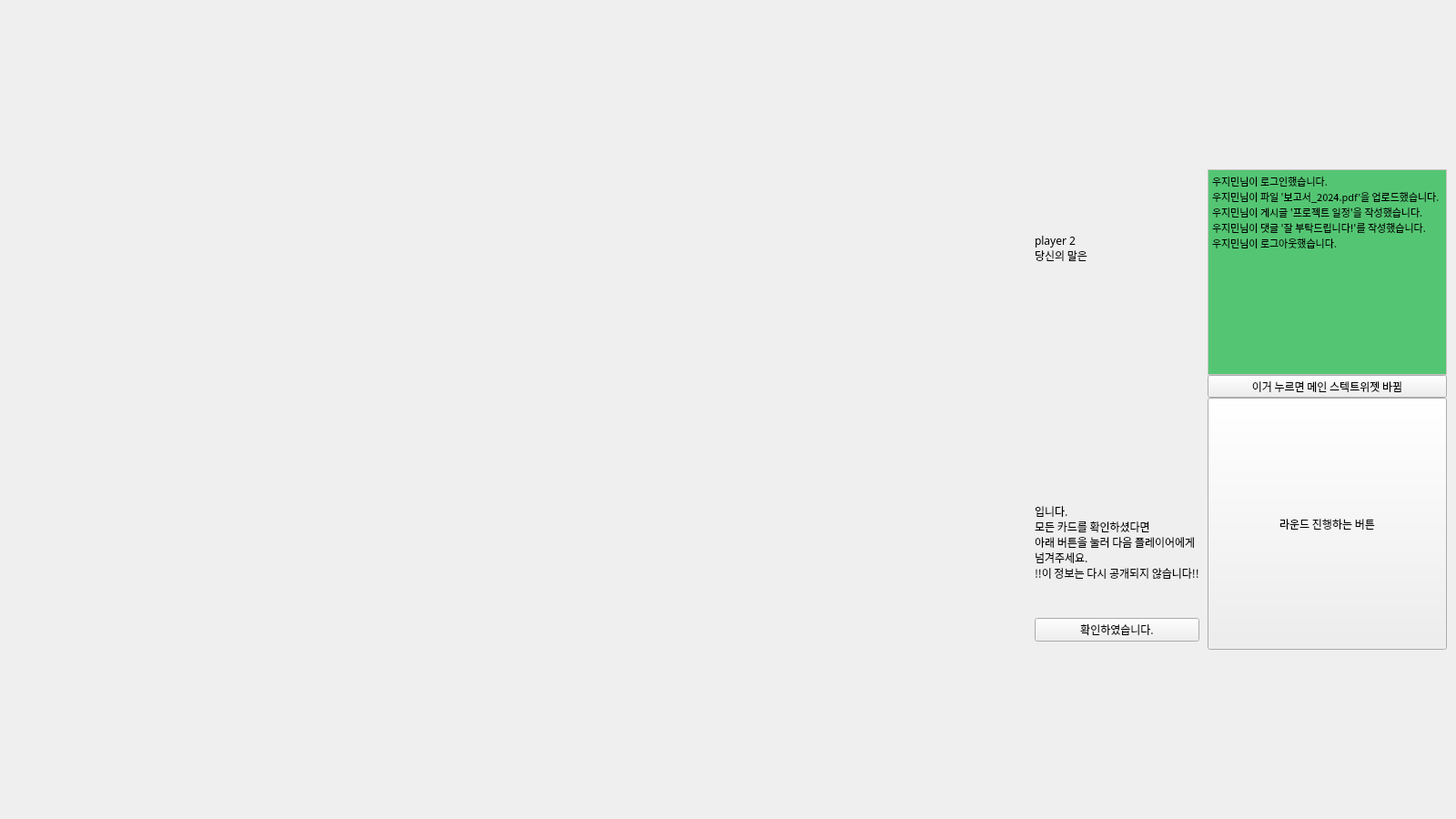
<?xml version="1.0" encoding="UTF-8"?>
<ui version="4.0">
 <class>MainWindow</class>
 <widget class="QMainWindow" name="MainWindow">
  <property name="geometry">
   <rect>
    <x>0</x>
    <y>0</y>
    <width>1600</width>
    <height>900</height>
   </rect>
  </property>
  <property name="minimumSize">
   <size>
    <width>1600</width>
    <height>900</height>
   </size>
  </property>
  <property name="windowTitle">
   <string>Agricola_내가너무시대에뒤떨어진사람인가</string>
  </property>
  <widget class="QWidget" name="centralwidget">
   <layout class="QVBoxLayout" name="verticalLayout_2">
    <property name="spacing">
     <number>0</number>
    </property>
    <property name="leftMargin">
     <number>10</number>
    </property>
    <property name="topMargin">
     <number>10</number>
    </property>
    <property name="rightMargin">
     <number>10</number>
    </property>
    <property name="bottomMargin">
     <number>10</number>
    </property>
    <item>
     <layout class="QVBoxLayout" name="verticalLayout" stretch="1,3,1">
      <property name="spacing">
       <number>0</number>
      </property>
      <property name="sizeConstraint">
       <enum>QLayout::SetDefaultConstraint</enum>
      </property>
      <item>
       <layout class="QHBoxLayout" name="horizontalLayout_3" stretch="1,1">
        <property name="spacing">
         <number>0</number>
        </property>
        <property name="sizeConstraint">
         <enum>QLayout::SetMaximumSize</enum>
        </property>
        <property name="rightMargin">
         <number>0</number>
        </property>
        <item>
         <widget class="QWidget" name="player_0_border" native="true">
          <property name="minimumSize">
           <size>
            <width>12</width>
            <height>0</height>
           </size>
          </property>
          <property name="styleSheet">
           <string notr="true"/>
          </property>
          <layout class="QHBoxLayout" name="horizontalLayout_11" stretch="2,1,1">
           <property name="spacing">
            <number>0</number>
           </property>
           <property name="leftMargin">
            <number>1</number>
           </property>
           <property name="topMargin">
            <number>1</number>
           </property>
           <property name="rightMargin">
            <number>1</number>
           </property>
           <property name="bottomMargin">
            <number>1</number>
           </property>
           <item>
            <layout class="QVBoxLayout" name="frm_p0_0"/>
           </item>
           <item>
            <layout class="QVBoxLayout" name="frm_p0_1"/>
           </item>
           <item>
            <layout class="QVBoxLayout" name="frm_p0_2">
             <property name="spacing">
              <number>6</number>
             </property>
            </layout>
           </item>
          </layout>
         </widget>
        </item>
        <item>
         <widget class="QWidget" name="player_1_border" native="true">
          <property name="minimumSize">
           <size>
            <width>111</width>
            <height>0</height>
           </size>
          </property>
          <layout class="QHBoxLayout" name="horizontalLayout_12" stretch="2,1,1">
           <property name="spacing">
            <number>0</number>
           </property>
           <property name="leftMargin">
            <number>1</number>
           </property>
           <property name="topMargin">
            <number>1</number>
           </property>
           <property name="rightMargin">
            <number>1</number>
           </property>
           <property name="bottomMargin">
            <number>1</number>
           </property>
           <item>
            <layout class="QVBoxLayout" name="frm_p1_0"/>
           </item>
           <item>
            <layout class="QVBoxLayout" name="frm_p1_1"/>
           </item>
           <item>
            <layout class="QVBoxLayout" name="frm_p1_2"/>
           </item>
          </layout>
         </widget>
        </item>
       </layout>
      </item>
      <item>
       <layout class="QHBoxLayout" name="horizontalLayout_2" stretch="5,1">
        <property name="spacing">
         <number>0</number>
        </property>
        <property name="leftMargin">
         <number>0</number>
        </property>
        <item>
         <widget class="QStackedWidget" name="stackedWidget">
          <property name="font">
           <font>
            <family>Pretendard Medium</family>
           </font>
          </property>
          <property name="currentIndex">
           <number>4</number>
          </property>
          <widget class="QWidget" name="round_page">
           <layout class="QHBoxLayout" name="horizontalLayout_5" stretch="1,1">
            <property name="spacing">
             <number>0</number>
            </property>
            <property name="leftMargin">
             <number>0</number>
            </property>
            <property name="topMargin">
             <number>0</number>
            </property>
            <property name="rightMargin">
             <number>0</number>
            </property>
            <property name="bottomMargin">
             <number>0</number>
            </property>
            <item>
             <layout class="QGridLayout" name="gridLayout_2">
              <property name="spacing">
               <number>0</number>
              </property>
              <item row="0" column="0">
               <layout class="QVBoxLayout" name="basic_0"/>
              </item>
              <item row="1" column="0">
               <layout class="QVBoxLayout" name="basic_1"/>
              </item>
              <item row="2" column="0">
               <layout class="QVBoxLayout" name="basic_2"/>
              </item>
              <item row="3" column="0">
               <layout class="QVBoxLayout" name="basic_3"/>
              </item>
              <item row="4" column="0">
               <layout class="QVBoxLayout" name="basic_4"/>
              </item>
              <item row="0" column="1">
               <layout class="QVBoxLayout" name="basic_5"/>
              </item>
              <item row="1" column="1">
               <layout class="QVBoxLayout" name="basic_6"/>
              </item>
              <item row="2" column="1">
               <layout class="QVBoxLayout" name="basic_7"/>
              </item>
              <item row="3" column="1">
               <layout class="QVBoxLayout" name="basic_8"/>
              </item>
              <item row="4" column="1">
               <layout class="QVBoxLayout" name="basic_9"/>
              </item>
              <item row="0" column="2">
               <layout class="QVBoxLayout" name="basic_10"/>
              </item>
              <item row="1" column="2">
               <layout class="QVBoxLayout" name="basic_11"/>
              </item>
              <item row="2" column="2">
               <layout class="QVBoxLayout" name="basic_12"/>
              </item>
              <item row="3" column="2">
               <layout class="QVBoxLayout" name="basic_13"/>
              </item>
              <item row="4" column="2">
               <layout class="QVBoxLayout" name="basic_14"/>
              </item>
             </layout>
            </item>
            <item>
             <layout class="QGridLayout" name="gridLayout" rowstretch="1,1,1,1,1" columnstretch="1,1,1">
              <property name="spacing">
               <number>0</number>
              </property>
              <item row="0" column="0">
               <layout class="QVBoxLayout" name="basic_15"/>
              </item>
              <item row="1" column="0">
               <layout class="QVBoxLayout" name="basic_16"/>
              </item>
              <item row="2" column="0">
               <layout class="QVBoxLayout" name="basic_17"/>
              </item>
              <item row="3" column="0">
               <layout class="QVBoxLayout" name="basic_18"/>
              </item>
              <item row="4" column="0">
               <layout class="QVBoxLayout" name="basic_19"/>
              </item>
              <item row="0" column="1">
               <layout class="QVBoxLayout" name="basic_20"/>
              </item>
              <item row="1" column="1">
               <layout class="QVBoxLayout" name="basic_21"/>
              </item>
              <item row="2" column="1">
               <layout class="QVBoxLayout" name="basic_22"/>
              </item>
              <item row="3" column="1">
               <layout class="QVBoxLayout" name="basic_23"/>
              </item>
              <item row="4" column="1">
               <layout class="QVBoxLayout" name="basic_24"/>
              </item>
              <item row="0" column="2">
               <layout class="QVBoxLayout" name="basic_25"/>
              </item>
              <item row="1" column="2">
               <layout class="QVBoxLayout" name="basic_26"/>
              </item>
              <item row="2" column="2">
               <layout class="QVBoxLayout" name="basic_27"/>
              </item>
              <item row="3" column="2">
               <layout class="QVBoxLayout" name="basic_28"/>
              </item>
              <item row="4" column="2">
               <layout class="QVBoxLayout" name="basic_29"/>
              </item>
             </layout>
            </item>
           </layout>
          </widget>
          <widget class="QWidget" name="personal_page">
           <layout class="QHBoxLayout" name="horizontalLayout_6" stretch="5,1,4">
            <item>
             <layout class="QVBoxLayout" name="frm_main_field"/>
            </item>
            <item>
             <layout class="QVBoxLayout" name="frm_main_setUnit"/>
            </item>
            <item>
             <layout class="QVBoxLayout" name="frm_main_card"/>
            </item>
           </layout>
          </widget>
          <widget class="QWidget" name="start_page">
           <layout class="QVBoxLayout" name="verticalLayout_5" stretch="1,1">
            <item>
             <widget class="QLabel" name="lb_start">
              <property name="font">
               <font>
                <pointsize>30</pointsize>
               </font>
              </property>
              <property name="text">
               <string>아그리콜라</string>
              </property>
              <property name="alignment">
               <set>Qt::AlignCenter</set>
              </property>
             </widget>
            </item>
            <item>
             <widget class="QPushButton" name="GAMESTART_BUTTON">
              <property name="sizePolicy">
               <sizepolicy hsizetype="Minimum" vsizetype="Minimum">
                <horstretch>0</horstretch>
                <verstretch>0</verstretch>
               </sizepolicy>
              </property>
              <property name="text">
               <string>시작하기</string>
              </property>
             </widget>
            </item>
           </layout>
          </widget>
          <widget class="QWidget" name="page">
           <layout class="QHBoxLayout" name="horizontalLayout_10">
            <item>
             <widget class="QStackedWidget" name="sw_p0">
              <property name="currentIndex">
               <number>1</number>
              </property>
              <widget class="QWidget" name="page_2">
               <widget class="QPushButton" name="p0_show">
                <property name="geometry">
                 <rect>
                  <x>350</x>
                  <y>180</y>
                  <width>351</width>
                  <height>151</height>
                 </rect>
                </property>
                <property name="text">
                 <string>카드 확인하기</string>
                </property>
               </widget>
              </widget>
              <widget class="QWidget" name="p0_card_show"/>
             </widget>
            </item>
            <item>
             <layout class="QVBoxLayout" name="verticalLayout_4">
              <item>
               <widget class="QLabel" name="label">
                <property name="text">
                 <string>player 1
당신의 말은</string>
                </property>
               </widget>
              </item>
              <item>
               <widget class="QLabel" name="label_5">
                <property name="styleSheet">
                 <string notr="true">border-image: url(:/newPrefix/images/worker_red.png);</string>
                </property>
                <property name="text">
                 <string/>
                </property>
               </widget>
              </item>
              <item>
               <widget class="QLabel" name="label_6">
                <property name="text">
                 <string>입니다.
모든 카드를 확인하셨다면
아래 버튼을 눌러 다음 플레이어에게
넘겨주세요.
!!이 정보는 다시 공개되지 않습니다!!</string>
                </property>
               </widget>
              </item>
              <item>
               <widget class="QPushButton" name="card_check_p0">
                <property name="text">
                 <string>확인하였습니다.</string>
                </property>
               </widget>
              </item>
             </layout>
            </item>
           </layout>
          </widget>
          <widget class="QWidget" name="page_4">
           <layout class="QHBoxLayout" name="horizontalLayout_9">
            <item>
             <widget class="QStackedWidget" name="sw_p1">
              <property name="currentIndex">
               <number>1</number>
              </property>
              <widget class="QWidget" name="page_5">
               <widget class="QPushButton" name="p1_show">
                <property name="geometry">
                 <rect>
                  <x>390</x>
                  <y>170</y>
                  <width>351</width>
                  <height>151</height>
                 </rect>
                </property>
                <property name="text">
                 <string>카드 확인하기</string>
                </property>
               </widget>
              </widget>
              <widget class="QWidget" name="p1_card_show"/>
             </widget>
            </item>
            <item>
             <layout class="QVBoxLayout" name="verticalLayout_9">
              <item>
               <widget class="QLabel" name="label_2">
                <property name="text">
                 <string>player 2
당신의 말은</string>
                </property>
               </widget>
              </item>
              <item>
               <widget class="QLabel" name="label_7">
                <property name="styleSheet">
                 <string notr="true">border-image: url(:/newPrefix/images/worker_green.png);</string>
                </property>
                <property name="text">
                 <string/>
                </property>
               </widget>
              </item>
              <item>
               <widget class="QLabel" name="label_8">
                <property name="text">
                 <string>입니다.
모든 카드를 확인하셨다면
아래 버튼을 눌러 다음 플레이어에게
넘겨주세요.
!!이 정보는 다시 공개되지 않습니다!!</string>
                </property>
               </widget>
              </item>
              <item>
               <widget class="QPushButton" name="card_check_p1">
                <property name="text">
                 <string>확인하였습니다.</string>
                </property>
               </widget>
              </item>
             </layout>
            </item>
           </layout>
          </widget>
          <widget class="QWidget" name="page_7">
           <layout class="QHBoxLayout" name="horizontalLayout_8">
            <item>
             <widget class="QStackedWidget" name="sw_p2">
              <property name="currentIndex">
               <number>0</number>
              </property>
              <widget class="QWidget" name="page_8">
               <widget class="QPushButton" name="p2_show">
                <property name="geometry">
                 <rect>
                  <x>410</x>
                  <y>170</y>
                  <width>351</width>
                  <height>151</height>
                 </rect>
                </property>
                <property name="text">
                 <string>카드 확인하기</string>
                </property>
               </widget>
              </widget>
              <widget class="QWidget" name="p2_card_show"/>
             </widget>
            </item>
            <item>
             <layout class="QVBoxLayout" name="verticalLayout_6">
              <item>
               <widget class="QLabel" name="label_3">
                <property name="text">
                 <string>player 3
당신의 말은</string>
                </property>
               </widget>
              </item>
              <item>
               <widget class="QLabel" name="label_9">
                <property name="styleSheet">
                 <string notr="true">border-image: url(:/newPrefix/images/worker_blue.png);</string>
                </property>
                <property name="text">
                 <string/>
                </property>
               </widget>
              </item>
              <item>
               <widget class="QLabel" name="label_10">
                <property name="text">
                 <string>입니다.
모든 카드를 확인하셨다면
아래 버튼을 눌러 다음 플레이어에게
넘겨주세요.
!!이 정보는 다시 공개되지 않습니다!!</string>
                </property>
               </widget>
              </item>
              <item>
               <widget class="QPushButton" name="card_check_p2">
                <property name="text">
                 <string>확인하였습니다.</string>
                </property>
               </widget>
              </item>
             </layout>
            </item>
           </layout>
          </widget>
          <widget class="QWidget" name="page_10">
           <layout class="QHBoxLayout" name="horizontalLayout_7">
            <item>
             <widget class="QStackedWidget" name="sw_p3">
              <property name="currentIndex">
               <number>0</number>
              </property>
              <widget class="QWidget" name="page_11">
               <widget class="QPushButton" name="p3_show">
                <property name="geometry">
                 <rect>
                  <x>390</x>
                  <y>170</y>
                  <width>351</width>
                  <height>151</height>
                 </rect>
                </property>
                <property name="text">
                 <string>카드 확인하기</string>
                </property>
               </widget>
              </widget>
              <widget class="QWidget" name="p3_card_show"/>
             </widget>
            </item>
            <item>
             <layout class="QVBoxLayout" name="verticalLayout_7">
              <item>
               <widget class="QLabel" name="label_4">
                <property name="text">
                 <string>player 4
당신의 말은</string>
                </property>
               </widget>
              </item>
              <item>
               <widget class="QLabel" name="label_11">
                <property name="styleSheet">
                 <string notr="true">border-image: url(:/newPrefix/images/worker_purple.png);</string>
                </property>
                <property name="text">
                 <string/>
                </property>
               </widget>
              </item>
              <item>
               <widget class="QLabel" name="label_12">
                <property name="text">
                 <string>입니다.
모든 카드를 확인하셨다면
아래 버튼을 눌러 다음 플레이어에게
넘겨주세요.
!!이 정보는 다시 공개되지 않습니다!!</string>
                </property>
               </widget>
              </item>
              <item>
               <widget class="QPushButton" name="card_check_p3">
                <property name="text">
                 <string>확인하였습니다.</string>
                </property>
               </widget>
              </item>
             </layout>
            </item>
           </layout>
          </widget>
         </widget>
        </item>
        <item>
         <layout class="QVBoxLayout" name="verticalLayout_3" stretch="3,3,4">
          <property name="spacing">
           <number>0</number>
          </property>
          <property name="bottomMargin">
           <number>0</number>
          </property>
          <item>
           <layout class="QVBoxLayout" name="vlo_etc_log">
            <item>
             <widget class="QTextEdit" name="log_2">
              <property name="palette">
               <palette>
                <active>
                 <colorrole role="WindowText">
                  <brush brushstyle="SolidPattern">
                   <color alpha="255">
                    <red>0</red>
                    <green>0</green>
                    <blue>0</blue>
                   </color>
                  </brush>
                 </colorrole>
                 <colorrole role="Button">
                  <brush brushstyle="SolidPattern">
                   <color alpha="255">
                    <red>255</red>
                    <green>255</green>
                    <blue>255</blue>
                   </color>
                  </brush>
                 </colorrole>
                 <colorrole role="Light">
                  <brush brushstyle="SolidPattern">
                   <color alpha="255">
                    <red>255</red>
                    <green>255</green>
                    <blue>255</blue>
                   </color>
                  </brush>
                 </colorrole>
                 <colorrole role="Midlight">
                  <brush brushstyle="SolidPattern">
                   <color alpha="255">
                    <red>255</red>
                    <green>255</green>
                    <blue>255</blue>
                   </color>
                  </brush>
                 </colorrole>
                 <colorrole role="Dark">
                  <brush brushstyle="SolidPattern">
                   <color alpha="255">
                    <red>127</red>
                    <green>127</green>
                    <blue>127</blue>
                   </color>
                  </brush>
                 </colorrole>
                 <colorrole role="Mid">
                  <brush brushstyle="SolidPattern">
                   <color alpha="255">
                    <red>170</red>
                    <green>170</green>
                    <blue>170</blue>
                   </color>
                  </brush>
                 </colorrole>
                 <colorrole role="Text">
                  <brush brushstyle="SolidPattern">
                   <color alpha="255">
                    <red>0</red>
                    <green>0</green>
                    <blue>0</blue>
                   </color>
                  </brush>
                 </colorrole>
                 <colorrole role="BrightText">
                  <brush brushstyle="SolidPattern">
                   <color alpha="255">
                    <red>255</red>
                    <green>255</green>
                    <blue>255</blue>
                   </color>
                  </brush>
                 </colorrole>
                 <colorrole role="ButtonText">
                  <brush brushstyle="SolidPattern">
                   <color alpha="255">
                    <red>0</red>
                    <green>0</green>
                    <blue>0</blue>
                   </color>
                  </brush>
                 </colorrole>
                 <colorrole role="Base">
                  <brush brushstyle="SolidPattern">
                   <color alpha="255">
                    <red>84</red>
                    <green>198</green>
                    <blue>115</blue>
                   </color>
                  </brush>
                 </colorrole>
                 <colorrole role="Window">
                  <brush brushstyle="SolidPattern">
                   <color alpha="255">
                    <red>255</red>
                    <green>255</green>
                    <blue>255</blue>
                   </color>
                  </brush>
                 </colorrole>
                 <colorrole role="Shadow">
                  <brush brushstyle="SolidPattern">
                   <color alpha="255">
                    <red>0</red>
                    <green>0</green>
                    <blue>0</blue>
                   </color>
                  </brush>
                 </colorrole>
                 <colorrole role="AlternateBase">
                  <brush brushstyle="SolidPattern">
                   <color alpha="255">
                    <red>255</red>
                    <green>255</green>
                    <blue>255</blue>
                   </color>
                  </brush>
                 </colorrole>
                 <colorrole role="ToolTipBase">
                  <brush brushstyle="SolidPattern">
                   <color alpha="255">
                    <red>255</red>
                    <green>255</green>
                    <blue>220</blue>
                   </color>
                  </brush>
                 </colorrole>
                 <colorrole role="ToolTipText">
                  <brush brushstyle="SolidPattern">
                   <color alpha="255">
                    <red>0</red>
                    <green>0</green>
                    <blue>0</blue>
                   </color>
                  </brush>
                 </colorrole>
                 <colorrole role="PlaceholderText">
                  <brush brushstyle="NoBrush">
                   <color alpha="128">
                    <red>0</red>
                    <green>0</green>
                    <blue>0</blue>
                   </color>
                  </brush>
                 </colorrole>
                </active>
                <inactive>
                 <colorrole role="WindowText">
                  <brush brushstyle="SolidPattern">
                   <color alpha="255">
                    <red>0</red>
                    <green>0</green>
                    <blue>0</blue>
                   </color>
                  </brush>
                 </colorrole>
                 <colorrole role="Button">
                  <brush brushstyle="SolidPattern">
                   <color alpha="255">
                    <red>255</red>
                    <green>255</green>
                    <blue>255</blue>
                   </color>
                  </brush>
                 </colorrole>
                 <colorrole role="Light">
                  <brush brushstyle="SolidPattern">
                   <color alpha="255">
                    <red>255</red>
                    <green>255</green>
                    <blue>255</blue>
                   </color>
                  </brush>
                 </colorrole>
                 <colorrole role="Midlight">
                  <brush brushstyle="SolidPattern">
                   <color alpha="255">
                    <red>255</red>
                    <green>255</green>
                    <blue>255</blue>
                   </color>
                  </brush>
                 </colorrole>
                 <colorrole role="Dark">
                  <brush brushstyle="SolidPattern">
                   <color alpha="255">
                    <red>127</red>
                    <green>127</green>
                    <blue>127</blue>
                   </color>
                  </brush>
                 </colorrole>
                 <colorrole role="Mid">
                  <brush brushstyle="SolidPattern">
                   <color alpha="255">
                    <red>170</red>
                    <green>170</green>
                    <blue>170</blue>
                   </color>
                  </brush>
                 </colorrole>
                 <colorrole role="Text">
                  <brush brushstyle="SolidPattern">
                   <color alpha="255">
                    <red>0</red>
                    <green>0</green>
                    <blue>0</blue>
                   </color>
                  </brush>
                 </colorrole>
                 <colorrole role="BrightText">
                  <brush brushstyle="SolidPattern">
                   <color alpha="255">
                    <red>255</red>
                    <green>255</green>
                    <blue>255</blue>
                   </color>
                  </brush>
                 </colorrole>
                 <colorrole role="ButtonText">
                  <brush brushstyle="SolidPattern">
                   <color alpha="255">
                    <red>0</red>
                    <green>0</green>
                    <blue>0</blue>
                   </color>
                  </brush>
                 </colorrole>
                 <colorrole role="Base">
                  <brush brushstyle="SolidPattern">
                   <color alpha="255">
                    <red>84</red>
                    <green>198</green>
                    <blue>115</blue>
                   </color>
                  </brush>
                 </colorrole>
                 <colorrole role="Window">
                  <brush brushstyle="SolidPattern">
                   <color alpha="255">
                    <red>255</red>
                    <green>255</green>
                    <blue>255</blue>
                   </color>
                  </brush>
                 </colorrole>
                 <colorrole role="Shadow">
                  <brush brushstyle="SolidPattern">
                   <color alpha="255">
                    <red>0</red>
                    <green>0</green>
                    <blue>0</blue>
                   </color>
                  </brush>
                 </colorrole>
                 <colorrole role="AlternateBase">
                  <brush brushstyle="SolidPattern">
                   <color alpha="255">
                    <red>255</red>
                    <green>255</green>
                    <blue>255</blue>
                   </color>
                  </brush>
                 </colorrole>
                 <colorrole role="ToolTipBase">
                  <brush brushstyle="SolidPattern">
                   <color alpha="255">
                    <red>255</red>
                    <green>255</green>
                    <blue>220</blue>
                   </color>
                  </brush>
                 </colorrole>
                 <colorrole role="ToolTipText">
                  <brush brushstyle="SolidPattern">
                   <color alpha="255">
                    <red>0</red>
                    <green>0</green>
                    <blue>0</blue>
                   </color>
                  </brush>
                 </colorrole>
                 <colorrole role="PlaceholderText">
                  <brush brushstyle="NoBrush">
                   <color alpha="128">
                    <red>0</red>
                    <green>0</green>
                    <blue>0</blue>
                   </color>
                  </brush>
                 </colorrole>
                </inactive>
                <disabled>
                 <colorrole role="WindowText">
                  <brush brushstyle="SolidPattern">
                   <color alpha="255">
                    <red>127</red>
                    <green>127</green>
                    <blue>127</blue>
                   </color>
                  </brush>
                 </colorrole>
                 <colorrole role="Button">
                  <brush brushstyle="SolidPattern">
                   <color alpha="255">
                    <red>255</red>
                    <green>255</green>
                    <blue>255</blue>
                   </color>
                  </brush>
                 </colorrole>
                 <colorrole role="Light">
                  <brush brushstyle="SolidPattern">
                   <color alpha="255">
                    <red>255</red>
                    <green>255</green>
                    <blue>255</blue>
                   </color>
                  </brush>
                 </colorrole>
                 <colorrole role="Midlight">
                  <brush brushstyle="SolidPattern">
                   <color alpha="255">
                    <red>255</red>
                    <green>255</green>
                    <blue>255</blue>
                   </color>
                  </brush>
                 </colorrole>
                 <colorrole role="Dark">
                  <brush brushstyle="SolidPattern">
                   <color alpha="255">
                    <red>127</red>
                    <green>127</green>
                    <blue>127</blue>
                   </color>
                  </brush>
                 </colorrole>
                 <colorrole role="Mid">
                  <brush brushstyle="SolidPattern">
                   <color alpha="255">
                    <red>170</red>
                    <green>170</green>
                    <blue>170</blue>
                   </color>
                  </brush>
                 </colorrole>
                 <colorrole role="Text">
                  <brush brushstyle="SolidPattern">
                   <color alpha="255">
                    <red>127</red>
                    <green>127</green>
                    <blue>127</blue>
                   </color>
                  </brush>
                 </colorrole>
                 <colorrole role="BrightText">
                  <brush brushstyle="SolidPattern">
                   <color alpha="255">
                    <red>255</red>
                    <green>255</green>
                    <blue>255</blue>
                   </color>
                  </brush>
                 </colorrole>
                 <colorrole role="ButtonText">
                  <brush brushstyle="SolidPattern">
                   <color alpha="255">
                    <red>127</red>
                    <green>127</green>
                    <blue>127</blue>
                   </color>
                  </brush>
                 </colorrole>
                 <colorrole role="Base">
                  <brush brushstyle="SolidPattern">
                   <color alpha="255">
                    <red>255</red>
                    <green>255</green>
                    <blue>255</blue>
                   </color>
                  </brush>
                 </colorrole>
                 <colorrole role="Window">
                  <brush brushstyle="SolidPattern">
                   <color alpha="255">
                    <red>255</red>
                    <green>255</green>
                    <blue>255</blue>
                   </color>
                  </brush>
                 </colorrole>
                 <colorrole role="Shadow">
                  <brush brushstyle="SolidPattern">
                   <color alpha="255">
                    <red>0</red>
                    <green>0</green>
                    <blue>0</blue>
                   </color>
                  </brush>
                 </colorrole>
                 <colorrole role="AlternateBase">
                  <brush brushstyle="SolidPattern">
                   <color alpha="255">
                    <red>255</red>
                    <green>255</green>
                    <blue>255</blue>
                   </color>
                  </brush>
                 </colorrole>
                 <colorrole role="ToolTipBase">
                  <brush brushstyle="SolidPattern">
                   <color alpha="255">
                    <red>255</red>
                    <green>255</green>
                    <blue>220</blue>
                   </color>
                  </brush>
                 </colorrole>
                 <colorrole role="ToolTipText">
                  <brush brushstyle="SolidPattern">
                   <color alpha="255">
                    <red>0</red>
                    <green>0</green>
                    <blue>0</blue>
                   </color>
                  </brush>
                 </colorrole>
                 <colorrole role="PlaceholderText">
                  <brush brushstyle="NoBrush">
                   <color alpha="128">
                    <red>0</red>
                    <green>0</green>
                    <blue>0</blue>
                   </color>
                  </brush>
                 </colorrole>
                </disabled>
               </palette>
              </property>
              <property name="font">
               <font>
                <family>Pretendard Medium</family>
                <pointsize>10</pointsize>
               </font>
              </property>
              <property name="html">
               <string>&lt;!DOCTYPE HTML PUBLIC &quot;-//W3C//DTD HTML 4.0//EN&quot; &quot;http://www.w3.org/TR/REC-html40/strict.dtd&quot;&gt;
&lt;html&gt;&lt;head&gt;&lt;meta name=&quot;qrichtext&quot; content=&quot;1&quot; /&gt;&lt;style type=&quot;text/css&quot;&gt;
p, li { white-space: pre-wrap; }
&lt;/style&gt;&lt;/head&gt;&lt;body style=&quot; font-family:'Pretendard Medium','Pretendard Medium'; font-size:10pt; font-weight:400; font-style:normal;&quot;&gt;
&lt;p style=&quot; margin-top:0px; margin-bottom:0px; margin-left:0px; margin-right:0px; -qt-block-indent:0; text-indent:0px;&quot;&gt;&lt;span style=&quot; font-family:'.AppleSystemUIFont'; font-size:8pt;&quot;&gt;우지민님이 로그인했습니다.&lt;/span&gt;&lt;/p&gt;
&lt;p style=&quot; margin-top:0px; margin-bottom:0px; margin-left:0px; margin-right:0px; -qt-block-indent:0; text-indent:0px;&quot;&gt;&lt;span style=&quot; font-family:'.AppleSystemUIFont'; font-size:8pt;&quot;&gt;우지민님이 파일 '보고서_2024.pdf'을 업로드했습니다.&lt;/span&gt;&lt;/p&gt;
&lt;p style=&quot; margin-top:0px; margin-bottom:0px; margin-left:0px; margin-right:0px; -qt-block-indent:0; text-indent:0px;&quot;&gt;&lt;span style=&quot; font-family:'.AppleSystemUIFont'; font-size:8pt;&quot;&gt;우지민님이 게시글 '프로젝트 일정'을 작성했습니다.&lt;/span&gt;&lt;/p&gt;
&lt;p style=&quot; margin-top:0px; margin-bottom:0px; margin-left:0px; margin-right:0px; -qt-block-indent:0; text-indent:0px;&quot;&gt;&lt;span style=&quot; font-family:'.AppleSystemUIFont'; font-size:8pt;&quot;&gt;우지민님이 댓글 '잘 부탁드립니다!'를 작성했습니다.&lt;/span&gt;&lt;/p&gt;
&lt;p style=&quot; margin-top:0px; margin-bottom:0px; margin-left:0px; margin-right:0px; -qt-block-indent:0; text-indent:0px;&quot;&gt;&lt;span style=&quot; font-family:'.AppleSystemUIFont'; font-size:8pt;&quot;&gt;우지민님이 로그아웃했습니다.&lt;/span&gt;&lt;/p&gt;
&lt;p style=&quot;-qt-paragraph-type:empty; margin-top:0px; margin-bottom:0px; margin-left:0px; margin-right:0px; -qt-block-indent:0; text-indent:0px; font-family:'.AppleSystemUIFont'; font-size:8pt;&quot;&gt;&lt;br /&gt;&lt;/p&gt;&lt;/body&gt;&lt;/html&gt;</string>
              </property>
             </widget>
            </item>
           </layout>
          </item>
          <item>
           <layout class="QVBoxLayout" name="verticalLayout_36" stretch="3,1">
            <property name="spacing">
             <number>0</number>
            </property>
            <property name="leftMargin">
             <number>0</number>
            </property>
            <property name="topMargin">
             <number>0</number>
            </property>
            <property name="rightMargin">
             <number>0</number>
            </property>
            <property name="bottomMargin">
             <number>0</number>
            </property>
            <item>
             <layout class="QVBoxLayout" name="vlo_etc_workerboard">
              <property name="spacing">
               <number>6</number>
              </property>
             </layout>
            </item>
            <item>
             <layout class="QVBoxLayout" name="vlo_etc_information">
              <property name="spacing">
               <number>6</number>
              </property>
             </layout>
            </item>
           </layout>
          </item>
          <item>
           <layout class="QVBoxLayout" name="verticalLayout_37">
            <item>
             <widget class="QPushButton" name="log">
              <property name="sizePolicy">
               <sizepolicy hsizetype="Minimum" vsizetype="Minimum">
                <horstretch>0</horstretch>
                <verstretch>0</verstretch>
               </sizepolicy>
              </property>
              <property name="maximumSize">
               <size>
                <width>16777215</width>
                <height>25</height>
               </size>
              </property>
              <property name="font">
               <font>
                <family>Pretendard Medium</family>
               </font>
              </property>
              <property name="text">
               <string>이거 누르면 메인 스텍트위젯 바뀜</string>
              </property>
             </widget>
            </item>
            <item>
             <widget class="QPushButton" name="pushButton_3">
              <property name="sizePolicy">
               <sizepolicy hsizetype="Minimum" vsizetype="Minimum">
                <horstretch>0</horstretch>
                <verstretch>0</verstretch>
               </sizepolicy>
              </property>
              <property name="font">
               <font>
                <family>Pretendard Medium</family>
               </font>
              </property>
              <property name="text">
               <string>라운드 진행하는 버튼</string>
              </property>
             </widget>
            </item>
           </layout>
          </item>
         </layout>
        </item>
       </layout>
      </item>
      <item>
       <layout class="QHBoxLayout" name="horizontalLayout" stretch="1,1">
        <property name="spacing">
         <number>0</number>
        </property>
        <property name="sizeConstraint">
         <enum>QLayout::SetMaximumSize</enum>
        </property>
        <item>
         <widget class="QWidget" name="player_2_border" native="true">
          <property name="minimumSize">
           <size>
            <width>12</width>
            <height>0</height>
           </size>
          </property>
          <layout class="QHBoxLayout" name="horizontalLayout_13" stretch="2,1,1">
           <property name="spacing">
            <number>0</number>
           </property>
           <property name="leftMargin">
            <number>1</number>
           </property>
           <property name="topMargin">
            <number>1</number>
           </property>
           <property name="rightMargin">
            <number>1</number>
           </property>
           <property name="bottomMargin">
            <number>1</number>
           </property>
           <item>
            <layout class="QVBoxLayout" name="frm_p2_0"/>
           </item>
           <item>
            <layout class="QVBoxLayout" name="frm_p2_1"/>
           </item>
           <item>
            <layout class="QVBoxLayout" name="frm_p2_2"/>
           </item>
          </layout>
         </widget>
        </item>
        <item>
         <widget class="QWidget" name="player_3_border" native="true">
          <layout class="QHBoxLayout" name="horizontalLayout_14" stretch="2,1,1">
           <property name="spacing">
            <number>0</number>
           </property>
           <property name="leftMargin">
            <number>1</number>
           </property>
           <property name="topMargin">
            <number>1</number>
           </property>
           <property name="rightMargin">
            <number>1</number>
           </property>
           <property name="bottomMargin">
            <number>1</number>
           </property>
           <item>
            <layout class="QVBoxLayout" name="frm_p3_0"/>
           </item>
           <item>
            <layout class="QVBoxLayout" name="frm_p3_1"/>
           </item>
           <item>
            <layout class="QVBoxLayout" name="frm_p3_2"/>
           </item>
          </layout>
         </widget>
        </item>
       </layout>
      </item>
     </layout>
    </item>
   </layout>
  </widget>
 </widget>
 <resources>
  <include location="../MyQRC.qrc"/>
 </resources>
 <connections/>
</ui>
